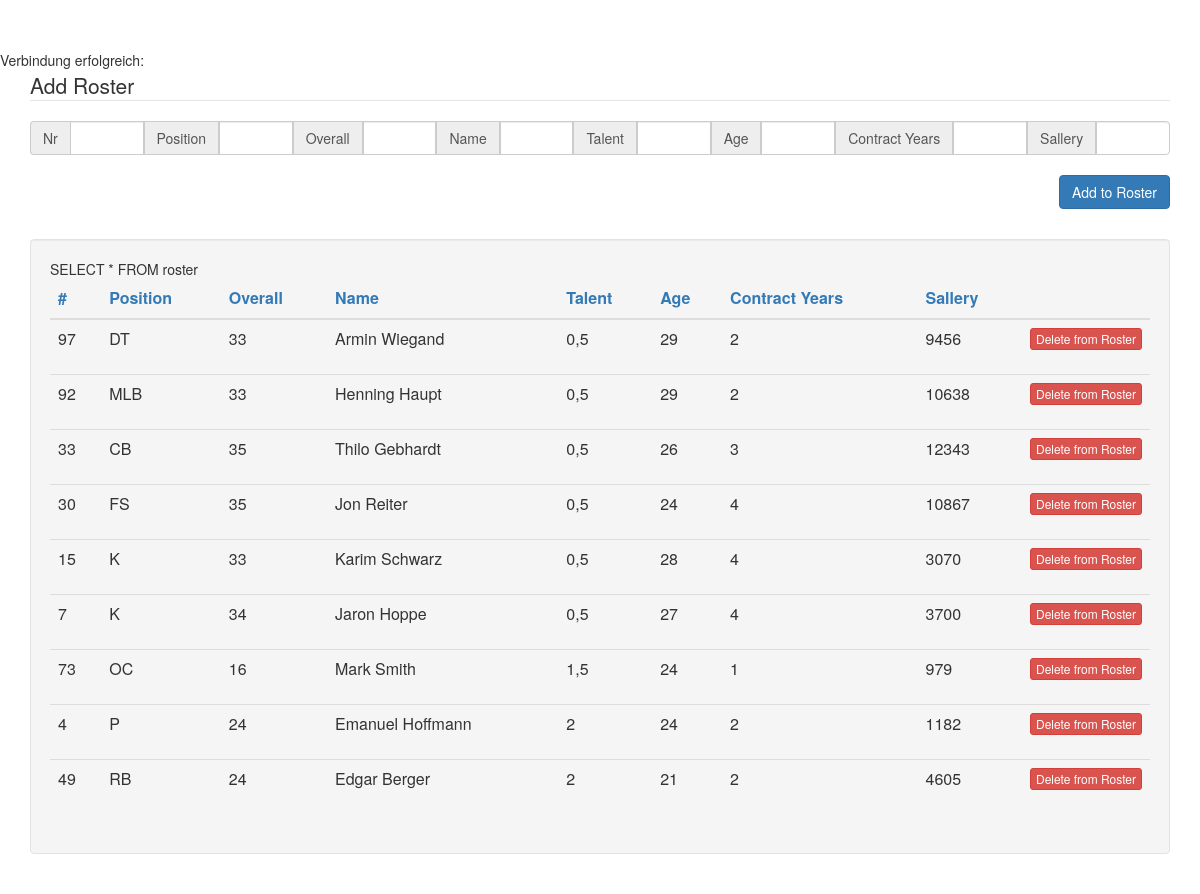
The page / on the database its author committed.
### tables this page shows
CREATE TABLE IF NOT EXISTS `roster` (
  `id` tinyint(3) NOT NULL,
  `nr` int(11) NOT NULL,
  `position` text NOT NULL,
  `name` text NOT NULL,
  `age` tinyint(3) NOT NULL,
  `overall` tinyint(3) NOT NULL,
  `talent` text NOT NULL,
  `sallery` int(10) NOT NULL,
  `contract` tinyint(2) NOT NULL
);

### index.php (the view, shortened to what this page needs)
<?php
  include "inc/config.php";
	$sql = "SELECT * FROM roster";
?>
<!doctype html>
<html class="no-js" lang="">
    <head>
        <link rel="stylesheet" href="css/bootstrap.min.css">
        <link rel="stylesheet" href="css/style.css">
    </head>
    <body>
       	<div class="container">
			<legend>Add Roster</legend>
	   		<form name="AddRoster" action="index.php" method="POST" class="form-horizontal">
	       		<div class="input-group">
	       			<span class="input-group-addon" >Nr</span>
					<input name="nr" type="text" class="form-control" placeholder="" aria-describedby="basic-addon1">
					<span class="input-group-addon" >Position</span>
					<input name="position" type="text" class="form-control" placeholder="" aria-describedby="basic-addon1">
					<span class="input-group-addon" >Overall</span>
					<input name="overall" type="text" class="form-control" placeholder="" aria-describedby="basic-addon1">
	       			<span class="input-group-addon" >Name</span>
					<input name="name" type="text" class="form-control" placeholder="" aria-describedby="basic-addon1">
					<span class="input-group-addon" >Talent</span>
					<input name="talent" type="text" class="form-control" placeholder="" aria-describedby="basic-addon1">
					<span class="input-group-addon" >Age</span>
					<input name="age" type="text" class="form-control" placeholder="" aria-describedby="basic-addon1">
					<span class="input-group-addon" >Contract Years</span>
					<input name="contract" type="text" class="form-control" placeholder="" aria-describedby="basic-addon1">
					<span class="input-group-addon" >Sallery</span>
					<input name="sallery" type="text" class="form-control" placeholder="" aria-describedby="basic-addon1">
				</div>
					<div style="padding-top: 20px; padding-bottom: 50px">
		    			<button name="SaveAddRoster" type="submit" class="btn btn-primary pull-right" >Add to Roster</button>
		    		</div>
			</form>
				<div class="well">
				    <table class="table">
				      <thead>
				        <tr>
				          <th><a href="index.php?sort=nr">#</a></th>
				          <th><a href="index.php?sort=position">Position</a></th>
				          <th><a href="index.php?sort=overall">Overall</a></th>
				          <th><a href="index.php?sort=name">Name</a></th>
				          <th><a href="index.php?sort=talent">Talent</a></th>
				          <th><a href="index.php?sort=age">Age</a></th>
				          <th><a href="index.php?sort=contract">Contract Years</a></th>
				          <th><a href="index.php?sort=sallery">Sallery</a></th>
				          <th style="width: 36px;"></th>
				        </tr>
				      </thead>
				      <tbody>
				      <?php
							foreach ($dbh->query($sql) as $row) {
								 echo '<tr>';
								 	echo '<td>' . $row["nr"] . ' </td>';
								 	echo '<td>' . $row["position"] . ' </td>';
								 	echo '<td>' . $row["overall"] . ' </td>';
								 	echo '<td>' . $row["name"] . ' </td>';
								 	echo '<td>' . $row["talent"] . ' </td>';
								 	echo '<td>' . $row["age"] . ' </td>';
								 	echo '<td>' . $row["contract"] . ' </td>';
								 	echo '<td>' . $row["sallery"] . ' </td>';
								 	echo '<td>
								 		<form name="DeleteFromRoster" action="index.php?delete='.$row["id"].' " method="POST">
								 			<button type="submit" name="DeleteFromRoster" class="btn btn-danger btn-xs" >Delete from Roster</button>
								 		</form>
						 			</td>';
						         echo '</tr>';
							}
							echo '</table>';
						?>
    	</div>
    </body>
</html>

### css/style.css (style rules this page uses)
body { padding-top: 50px; padding-bottom: 20px; }

### rows shown on the page
roster: nr "97", position "DT", overall "33", name "Armin Wiegand", talent "0,5", age "29", contract "2", sallery "9456"
roster: nr "92", position "MLB", overall "33", name "Henning Haupt", talent "0,5", age "29", contract "2", sallery "10638"
roster: nr "33", position "CB", overall "35", name "Thilo Gebhardt", talent "0,5", age "26", contract "3", sallery "12343"
roster: nr "30", position "FS", overall "35", name "Jon Reiter", talent "0,5", age "24", contract "4", sallery "10867"
roster: nr "15", position "K", overall "33", name "Karim Schwarz", talent "0,5", age "28", contract "4", sallery "3070"
roster: nr "7", position "K", overall "34", name "Jaron Hoppe", talent "0,5", age "27", contract "4", sallery "3700"
roster: nr "73", position "OC", overall "16", name "Mark Smith", talent "1,5", age "24", contract "1", sallery "979"
roster: nr "4", position "P", overall "24", name "Emanuel Hoffmann", talent "2", age "24", contract "2", sallery "1182"
roster: nr "49", position "RB", overall "24", name "Edgar Berger", talent "2", age "21", contract "2", sallery "4605"
